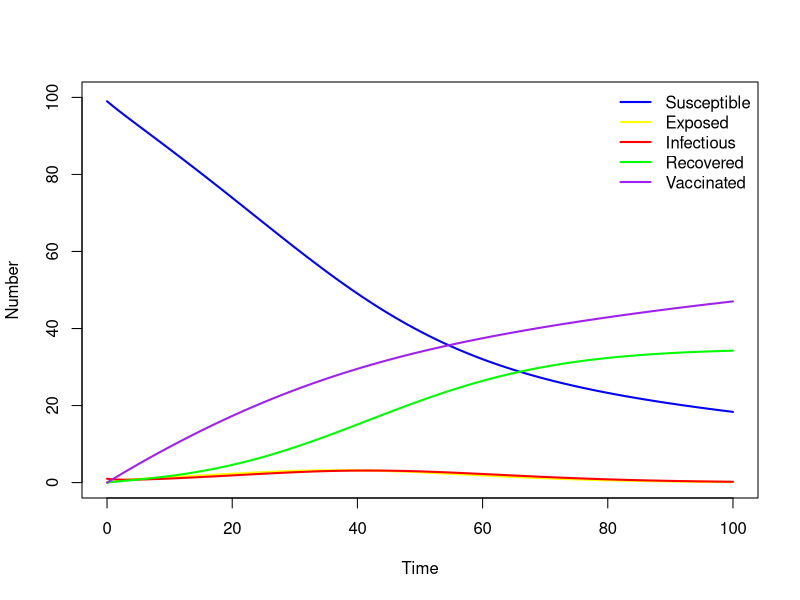

Write the R code that produced this figure.
## ---- chunk 1
library(deSolve) # For solving systems of ODEs

# Define model function
SEIRV_model <- function(times, state, parms)
{
    # Get variables
    S <- state["S"]
    E <- state["E"]
    I <- state["I"]
    R <- state["R"]
    V <- state["V"]
    N <- S + E + I + R + V
    # Get parameters
    beta <- parms["beta"]
    delta <- parms["delta"]
    gamma <- parms["gamma"]
    v <- parms["v"]
    # Define differential equations
    dS <- -(beta * I / N) * S - v * S
    dE <- (beta * I / N) * S - delta * E
    dI <- delta * E - gamma * I
    dR <- gamma * I
    dV <- v * S
    res <- list(c(dS, dE, dI, dR, dV))
    return (res)
}

# Define parameter values
parms <- c(beta = 0.4, delta = 0.2, gamma = 0.2, v = 0.01)

# Define time to solve equations
times <- seq(from = 0, to = 100, by = 1)

# Define initial conditions
N <- 100
E_0 <- 0
I_0 <- 1
R_0 <- 0
V_0 <- 0
S_0 <- N - E_0 - I_0 - R_0 - V_0
y <- c(S = S_0, E = E_0, I = I_0, R = R_0, V = V_0)

# Solve equations
output_raw <- ode(y = y, times = times, func = SEIRV_model, parms = parms)

# Convert matrix to data frame for easier manipulation
output <- as.data.frame(output_raw)

# Plot model output
plot(output$time, output$S, type = "l", col = "blue", lwd = 2, ylim = c(0, N),
      xlab = "Time", ylab = "Number")
lines(output$time, output$E, lwd = 2, col = "yellow", type = "l")
lines(output$time, output$I, lwd = 2, col = "red", type = "l")
lines(output$time, output$R, lwd = 2, col = "green", type = "l")
lines(output$time, output$V, lwd = 2, col = "purple", type = "l")
legend("topright", legend = c("Susceptible", "Exposed", "Infectious", "Recovered", "Vaccinated"),
       col = c("blue", "yellow", "red", "green", "purple"), lwd = 2, bty = "n")
